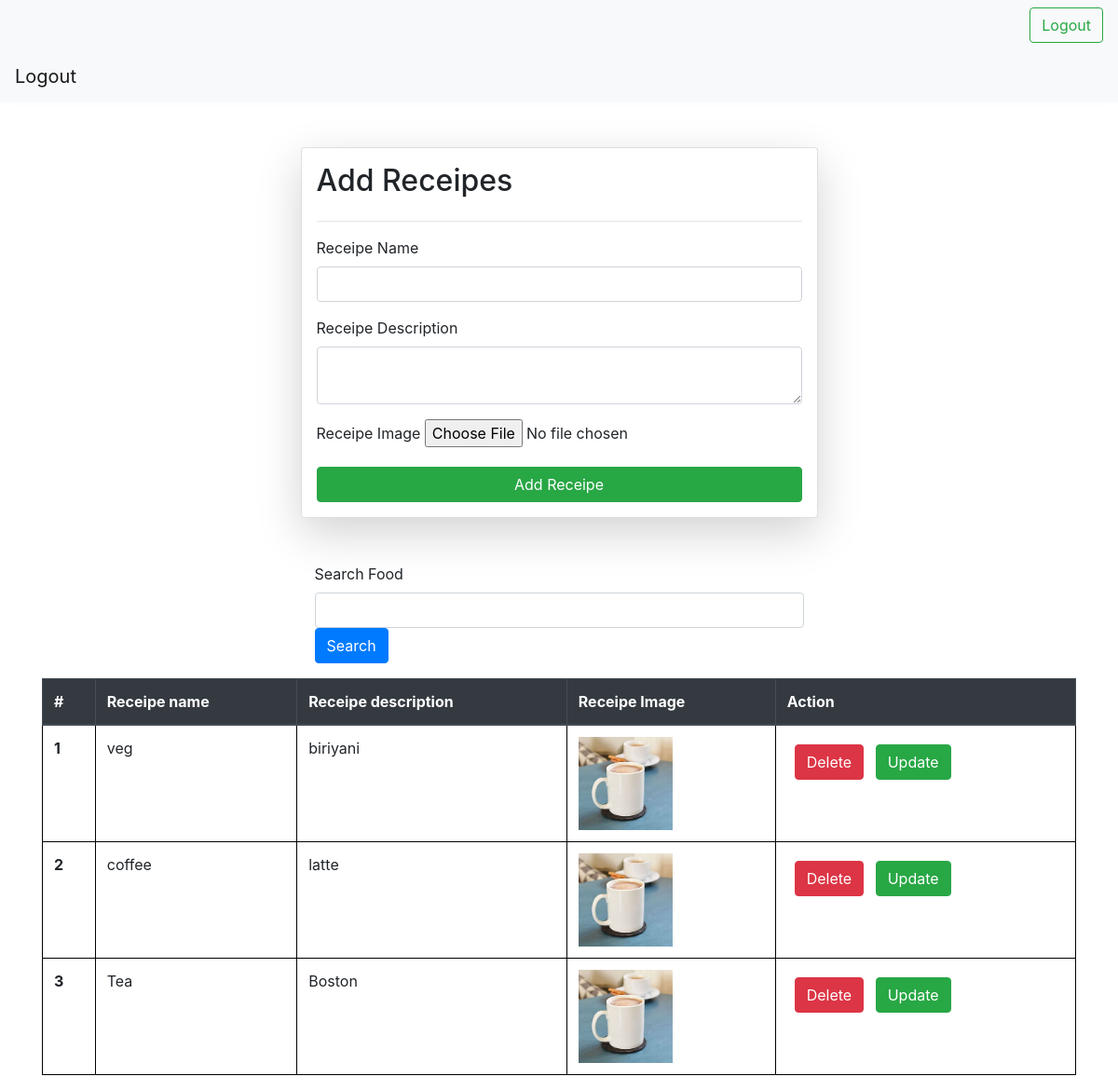
/receipes/ (signed in), run on the app's committed database.
### veggie/models.py (models this page shows)
class Receipe(models.Model):
    user = models.ForeignKey(User, on_delete=models.SET_NULL, null=True, blank=True)
    receipe_name = models.CharField(max_length=100)
    receipe_description = models.TextField()
    receipe_image = models.ImageField(upload_to="reciepe")
    receipe_view_count = models.IntegerField(default=1)

### veggie/views.py (the view, shortened to what this page needs)
# urls.py: path('receipes/', receipes, name='receipes'),
@login_required(login_url='/login/')
def receipes(request):
    queryset = Receipe.objects.all()
    if request.GET.get('search'):
        queryset = queryset.filter(receipe_name__icontains = request.GET.get('search'))
    context = {"receipes": queryset}
    return render(request, "receipes.html", context)

### veggie/templates/receipes.html (shortened to what this page needs)
{% extends "home/index.html" %}
{% block start %}
<nav class="navbar navbar-light bg-light">
  <a class="navbar-brand" href="/login/">Logout</a>
</nav>
<div class="container mt-5">
    <form class="col-6 mx-auto card p-3 shadow-lg" method="post" enctype="multipart/form-data">
        <h2>Add Receipes</h2><hr>
        <div class="form-group">
          <label for="exampleInputEmail1">Receipe Name</label>
          <input type="text"  required name="receipe_name" class="form-control">
        </div>
        <div class="form-group">
          <label for="exampleInputPassword1">Receipe Description</label>
          <textarea required name="receipe_description"class="form-control"></textarea>
        </div>
        <div class="form-group">
            <label for="exampleInputPassword1">Receipe Image</label>
            <input name="receipe_image" type="file">
          </div>
        <button type="submit" class="btn btn-success">Add Receipe</button>
      </form>
      <form>
      <div class="mt-5">
        <div class="mx-auto col-6">
          <div class="mb-3">
            <label class="form-label" class="form-control">Search Food</label>
            <input name="search" value="{{receipe.receipe_name}}"type="text" class="form-control">
            <button type="submit" class="btn btn-primary">Search</button>
          </div>
        </form>
        </div>
      <table class="table">
        <thead class="thead-dark">
          <tr>
            <th scope="col">#</th>
            <th scope="col">Receipe name</th>
            <th scope="col">Receipe description</th>
            <th scope="col">Receipe Image</th>
            <th scope="col">Action</th>
          </tr>
        </thead>
        <tbody>
          {% for receipe in receipes %}
          <tr>
            <th scope="row">{{forloop.counter}}</th>
            <td>{{receipe.receipe_name}}</td>
            <td>{{receipe.receipe_description}}</td>
            <td><img src="/media/{{receipe.receipe_image}}" style="height: 100px;"></td>
            <td><a href="/delete_receipe/{{receipe.id}}/" class="btn btn-danger m-2">Delete</a>
            <a href="/update_receipe/{{receipe.id}}" class="btn btn-success">Update</a></td>
          </tr>
          {% endfor %}
        </tbody>
      </table>
{% endblock %}

### home/templates/home/index.html (shortened to what this page needs)
<!doctype html>
<html lang="en">
  <head>
    <link rel="stylesheet" href="https://stackpath.bootstrapcdn.com/bootstrap/4.3.1/css/bootstrap.min.css">
  </head>
  <body>
    <nav class="navbar navbar-light bg-light justify-content-between shadow-lg">
      <form class="form-inline">
        {% if request.user.is_authenticated %}
        <a href="/logout/" class="btn btn-outline-success my-2 my-sm-0" type="submit">Logout</a>
        {% else %}
        <a href="/login/" class="btn btn-primary">Login</a>
        {% endif %}
      </form>
    </nav>
    {% block start %}
    {% endblock %}
  </body>
</html>

### home/templates/home/index.html (style rules this page uses)
table, th, td { border: 1px solid black; }

### data on the page
Receipe: receipe_name "veg", receipe_description "biriyani", receipe_image (picture)
Receipe: receipe_name "coffee", receipe_description "latte", receipe_image (picture)
Receipe: receipe_name "Tea", receipe_description "Boston", receipe_image (picture)
